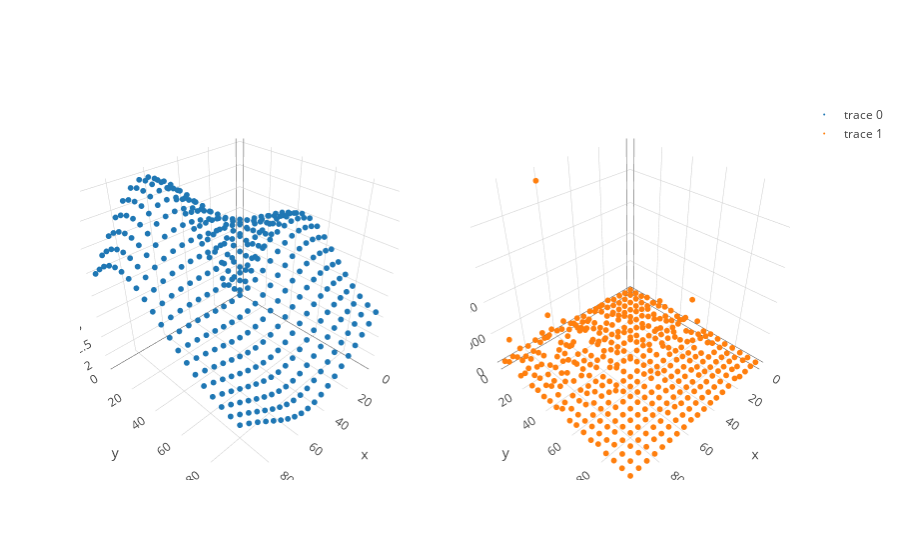

Here is the notebook cell this chart was saved with:
### Code cell
trace_func = go.Scatter3d(x = X[:,0], y = X[:,1], z=f, mode = 'markers', marker=dict(size = 2,))
trace_draws = go.Scatter3d(x = X[:,0], y = X[:,1], z=y, mode = 'markers', marker=dict(size = 2,))
fig = tools.make_subplots(rows=1, cols=2, specs=[[{'is_3d': True}, {'is_3d': True}]])
fig.append_trace(trace_func, 1, 1)
fig.append_trace(trace_draws, 1, 2)
iplot(fig)

### Figure 1 — Plotly figure (JSON) as saved in the notebook; plotly's stock layout.template omitted (floating-point values rounded to 4 significant figures; data arrays with more than 128 entries replaced by an {"elided": "..."} marker saying what was removed)
{"data": [{"marker": {"size": 2}, "mode": "markers", "scene": "scene1", "type": "scatter3d", "x": {"elided": "400 int values"}, "y": {"elided": "400 int values"}, "z": {"elided": "400 float values"}}, {"marker": {"size": 2}, "mode": "markers", "scene": "scene2", "type": "scatter3d", "x": {"elided": "400 int values"}, "y": {"elided": "400 int values"}, "z": {"elided": "400 int values"}}], "layout": {"scene1": {"domain": {"x": [0, 0.45], "y": [0, 1]}}, "scene2": {"domain": {"x": [0.55, 1], "y": [0, 1]}}}}
